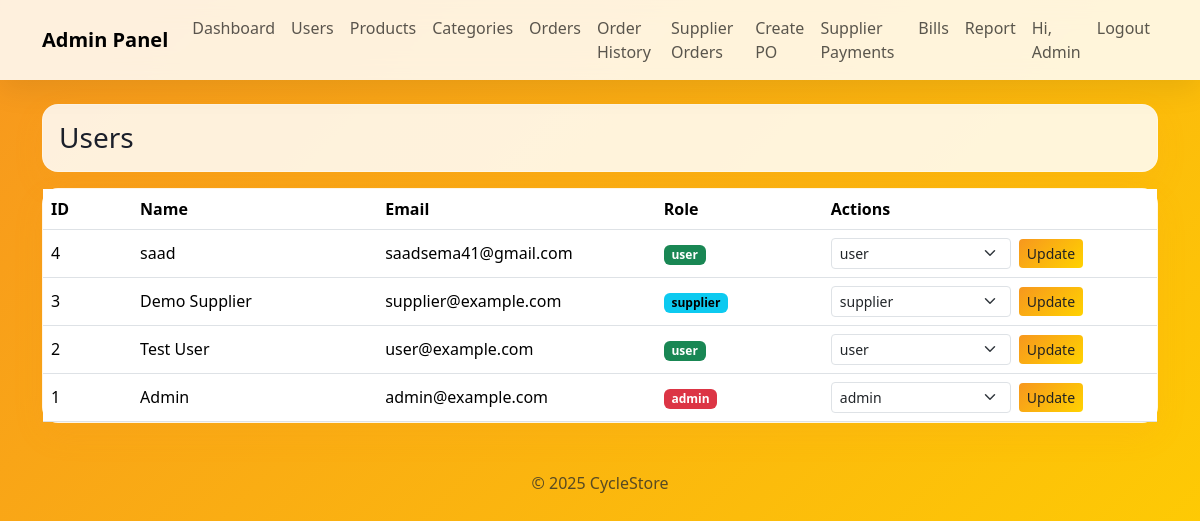
The page /admin/users.php (signed in) on the database its author committed.
### tables this page shows
CREATE TABLE `users` (
  `id` int(11) NOT NULL,
  `role_id` int(11) NOT NULL,
  `name` varchar(120) NOT NULL,
  `email` varchar(160) NOT NULL,
  `password_plain` varchar(120) NOT NULL,
  `created_at` datetime DEFAULT current_timestamp()
);

CREATE TABLE `roles` (
  `id` int(11) NOT NULL,
  `name` varchar(50) NOT NULL
);

### includes/auth.php (called while the page is built, shortened)
<?php
function user() {
    return $_SESSION['user'] ?? null;
}

### admin/users.php (the view, shortened to what this page needs)
<?php
require_once '../config/db.php';
require_once '../includes/auth.php';
$roles=[]; $rr = mysqli_query($conn, "SELECT id,name FROM roles ORDER BY id");
while($r=mysqli_fetch_assoc($rr)) $roles[$r['id']]=$r['name'];
$users=[];
$q = "SELECT u.id, u.name, u.email, u.role_id, r.name AS role
      FROM users u JOIN roles r ON r.id=u.role_id
      ORDER BY u.id DESC";
$res = mysqli_query($conn,$q);
while($r=mysqli_fetch_assoc($res)) $users[]=$r;
include '../includes/header_admin.php';
include '../includes/nav_admin.php';
?>
<div class="container my-4">
  <div class="glass p-3 mb-3">
    <h3 class="mb-0">Users</h3>
  </div>
  <div class="glass p-0">
    <table class="table align-middle mb-0">
      <thead>
        <tr>
          <th style="width:8%">ID</th>
          <th style="width:22%">Name</th>
          <th style="width:25%">Email</th>
          <th style="width:15%">Role</th>
          <th style="width:30%">Actions</th>
        </tr>
      </thead>
      <tbody>
        <?php foreach($users as $u): ?>
          <tr>
            <td><?=$u['id']?></td>
            <td><?=htmlspecialchars($u['name'])?></td>
            <td><?=htmlspecialchars($u['email'])?></td>
            <td>
              <?php
                $badge='text-bg-secondary';
                if ($u['role']==='admin') $badge='text-bg-danger';
                if ($u['role']==='supplier') $badge='text-bg-info';
                if ($u['role']==='user') $badge='text-bg-success';
              ?>
              <span class="badge <?=$badge?>"><?=htmlspecialchars($u['role'])?></span>
            </td>
            <td>
              <form method="post" class="d-flex align-items-center gap-2">
                <select name="role_id" class="form-select form-select-sm" style="max-width:180px;">
                  <?php foreach($roles as $id=>$name): ?>
                    <option value="<?=$id?>" <?=$u['role_id']==$id?'selected':''?>><?=htmlspecialchars($name)?></option>
                  <?php endforeach; ?>
                </select>
                <button class="btn btn-sm btn-brand">Update</button>
              </form>
            </td>
          </tr>
        <?php endforeach; ?>
      </tbody>
    </table>
  </div>
</div>
<?php include '../includes/footer.php'; ?>

### includes/nav_admin.php (shortened to what this page needs)
<?php require_once __DIR__.'/auth.php'; $u=user(); ?>
<nav class="navbar navbar-expand-lg sticky-top">
  <div class="container">
    <a class="navbar-brand fw-bold" href="dashboard.php">Admin Panel</a>
    <div id="navA" class="collapse navbar-collapse">
      <ul class="navbar-nav me-auto">
        <li class="nav-item"><a class="nav-link" href="dashboard.php">Dashboard</a></li>
        <li class="nav-item"><a class="nav-link" href="users.php">Users</a></li>
        <li class="nav-item"><a class="nav-link" href="products.php">Products</a></li>
        <li class="nav-item"><a class="nav-link" href="categories.php">Categories</a></li>
        <li class="nav-item"><a class="nav-link" href="orders.php">Orders</a></li>
        <li class="nav-item"><a class="nav-link" href="order_history.php">Order History</a></li>
        <li class="nav-item"><a class="nav-link" href="po_list.php">Supplier Orders</a></li>
        <li class="nav-item"><a class="nav-link" href="po_new.php">Create PO</a></li>
        <li class="nav-item"><a class="nav-link" href="supplier_payments.php">Supplier Payments</a></li>
        <li class="nav-item"><a class="nav-link" href="admin_bills.php">Bills</a></li>
        <li class="nav-item"><a class="nav-link" href="admin_report.php">Report</a></li>
      </ul>
      <ul class="navbar-nav ms-auto">
        <?php if($u): ?>
          <li class="nav-item"><span class="nav-link">Hi, <?=htmlspecialchars($u['name'])?></span></li>
          <li class="nav-item"><a class="nav-link" href="logout.php">Logout</a></li>
        <?php endif; ?>
      </ul>
    </div>
  </div>
</nav>

### includes/header_admin.php (style rules this page uses)
body { background:linear-gradient(135deg,#f7971e,#ffd200);min-height:100vh;color:#1b1f2a; }
.navbar { backdrop-filter:blur(12px);background:rgba(255,255,255,.85)!important;box-shadow:0 10px 30px rgba(0,0,0,.08); }
.glass { background:rgba(255,255,255,.85);border:1px solid rgba(255,255,255,.28);border-radius:16px;box-shadow:0 12px 30px rgba(247,151,30,.12); }
.btn-brand { background:linear-gradient(135deg,#f7971e,#ffd200);color:#222;border:0; }

### rows shown on the page
users: name "Admin", id "1", email "admin@example.com", role.name "admin", role_id "admin"
users: id "4", name "saad", email "saadsema41@gmail.com", role.name "user", role_id "user"
users: id "3", name "Demo Supplier", email "supplier@example.com", role.name "supplier", role_id "supplier"
users: id "2", name "Test User", email "user@example.com", role.name "user", role_id "user"
